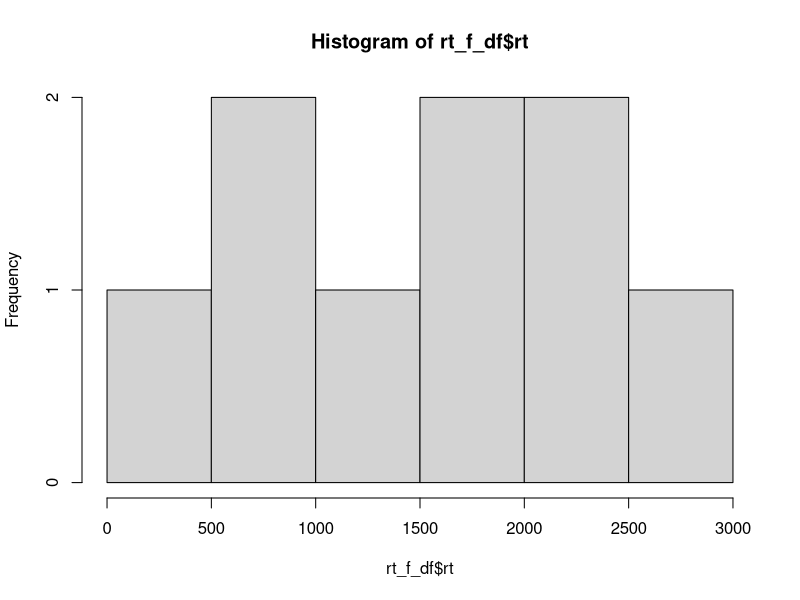

The R source for this figure:
# Import and Labeling 
rt_df = read.csv("./2data/week2.csv",header = TRUE)
rt_df$condition = factor(rt_df$condition, levels = c("A", "B"), labels = c("Control", "Experimental"))
rt_df$gender = factor(rt_df$gender, levels = c("M","F","N"), labels = c("Male","Female","Nonbinary"))

# Analysis
mean(rt_df$rt)
rt_f_df = rt_df[rt_df$gender == "Female",]
hist(rt_f_df$rt)
datasets = list(rt_df,rt_f_df)
datasets[[1]]$rt